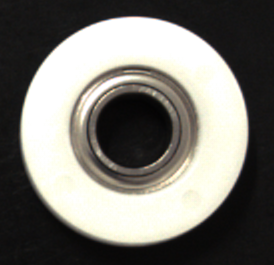
#> input picture images/M1_1724806382.png, 274 x 265 px
$ python -i image_matching.py   (imports and definitions only)
#> lines starting #> are read from the running program, lines starting #| are printed output that depends on the picture; after the words box and inside, x2 and y2 are one past the last pixel; in counts of white or black regions, pixels touching at a corner belong together
import os
import cv2
import numpy as np
from matplotlib import pyplot as plt
from skimage.metrics import structural_similarity as ssim
from PIL import Image, ImageDraw, ImageOps
import math
import json


def extract_objects(image, model_shape="rectangle"):
    blurred = cv2.GaussianBlur(image, (5, 5), 0)
    thresh = cv2.adaptiveThreshold(blurred, 255, cv2.ADAPTIVE_THRESH_GAUSSIAN_C,
                                   cv2.THRESH_BINARY, 11, 2)
    edged = cv2.Canny(thresh, 50, 150)
    contours, _ = cv2.findContours(edged, cv2.RETR_EXTERNAL, cv2.CHAIN_APPROX_SIMPLE)

    objects = []
    for cnt in contours:
        x, y, w, h = cv2.boundingRect(cnt)
        if w == 0 or h == 0:
            continue

        obj = None
        if model_shape == "rectangle":
            obj = image[y:y + h, x:x + w]  # Rectangle extraction
        elif model_shape == "circle":
            obj = image[y:y + h, x:x + w]
        elif model_shape == "ring":
            obj = extract_ring_object(image, x, y, w, h)  # Ring extraction

        if obj is not None:
            M = cv2.moments(cnt)
            if M["m00"] != 0:
                cx = int(M["m10"] / M["m00"])
                cy = int(M["m01"] / M["m00"])
            else:
                cx, cy = x + w // 2, y + h // 2

            objects.append((obj, (x, y, w, h), (cx, cy), cnt))

    return objects


# [253 lines left out: functions extract_ring_object, non_max_suppression, sort_objects_by_order, find_and_match_object, adjust_box_position, move_box_to_best_position and 2 more, not called in this run]


def has_white_under_box(image_array, px, py, half_box_size):
    box = image_array[py - half_box_size:py + half_box_size, px - half_box_size:px + half_box_size]
    return np.any(box == 255)


# [227 lines left out: functions calculate_and_display_matches, convert_to_binary, draw_detected_object_boxes, is_box_overlapping_with_others, align_to_nearest_angle, calculate_angle and 1 more, not called in this run]

>>> import cv2
>>> picture = cv2.imread('../images/M1_1724806382.png', cv2.IMREAD_GRAYSCALE)
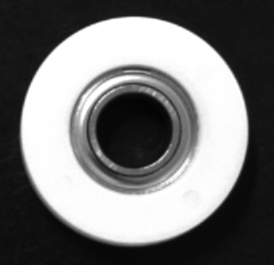
#> picture: shape (265, 274); min 3, max 255, mean 118.3
>>> result = extract_objects(picture)
#> in extract_objects, `thresh = cv2.adaptiveThreshold(blurred, 255, cv2.ADAPTIVE_THRESH_GAUSS..`:
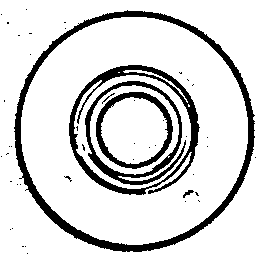
#> thresh: shape (265, 274); 85.8% white; 47 black regions (41 under 20 px), largest, box (x1, y1, x2, y2) and area: (14, 10, 255, 252) 4716, (69, 65, 200, 195) 2605, (85, 81, 186, 185) 1598, (96, 92, 173, 169) 1222, (183, 190, 194, 198) 37, (102, 93, 115, 104) 21
#> in extract_objects, `edged = cv2.Canny(thresh, 50, 150)`:
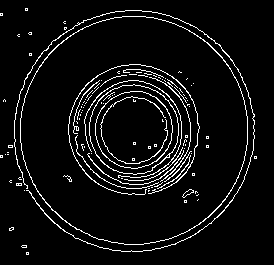
#> edged: shape (265, 274); 5.9% white in thin lines or dots, all inside (x1, y1, x2, y2) = (0, 8, 257, 255)
#> in extract_objects, `contours, _ = cv2.findContours(edged, cv2.RETR_EXTERNAL, cv2.CHAIN_APP..`: contours = 23 contours, 21 with area under 20; largest, box (x1, y1, x2, y2) and area: (20, 16, 248, 245) 40782, (14, 10, 255, 252) 101
#> the loop in extract_objects, `for cnt in contours:` made 23 passes
#> (cnt, x, y, w, h, obj, cx, cy) on passes 1, 8, 9, 10, 12: ([[26, 252], [26, 254], [28, 254], [28, 252]], 26, 252, 3, 3, [[15, 15, 14], [13, 13, 14], [14, 13, 15]], 27, 253), ([[254, 156], [254, 158], [256, 158], [256, 156]], 254, 156, 3, 3, [[12, 12, 14], [11, 11, 13], [12, 11, 14]], 255, 157), ([[0, 155], [0, 157], [2, 157], [2, 155]], 0, 155, 3, 3, [[15, 15, 17], [15, 16, 17], [15, 17, 17]], 1, 156), ([[7, 154], [8, 154]], 7, 154, 2, 1, [[17, 18]], 8, 154), ([[7, 152], [8, 152]], 7, 152, 2, 1, [[17, 18]], 8, 152)
#> (x, y, w, h, obj, cx, cy) on passes 4, 6, 7, 11, 14, 16: (24, 190, 1, 1, [16], 24, 190), (9, 180, 3, 3, [[17, 15, 15], [16, 14, 13], [17, 15, 14]], 10, 181), (18, 177, 4, 3, [[20, 19, 18, 16], [18, 18, 17, 17], [18, 18, 18, 19]], 20, 178), (5, 154, 1, 1, [16], 5, 154), (3, 99, 3, 3, [[17, 17, 18], [17, 17, 17], [17, 16, 17]], 4, 100), (17, 34, 3, 3, [[17, 17, 18], [18, 17, 17], [20, 19, 18]], 18, 35)
#> after the loop in extract_objects, `for cnt in contours:`: objects = 23 items
#> result = 23 items

$ run again, on images/M4_1724810147.png
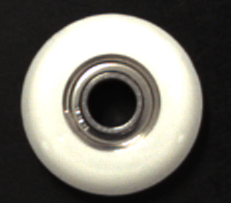
#> input picture images/M4_1724810147.png, 231 x 203 px
#> in extract_objects, `thresh = cv2.adaptiveThreshold(blurred, 255, cv2.ADAPTIVE_THRESH_GAUSS..`:
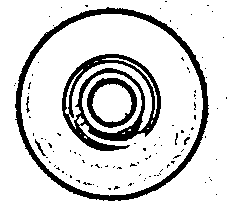
#> thresh: shape (203, 231); 84.1% white; 102 black regions (95 under 20 px), largest, box (x1, y1, x2, y2) and area: (15, 7, 209, 201) 3296, (62, 54, 161, 151) 2962, (87, 78, 137, 128) 776
#> in extract_objects, `edged = cv2.Canny(thresh, 50, 150)`:
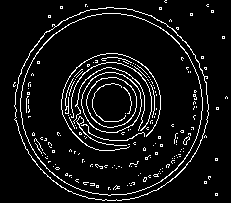
#> edged: shape (203, 231); 7.5% white in thin lines or dots
#> contours = 23 contours, 22 with area under 20; largest, box (x1, y1, x2, y2) and area: (14, 7, 209, 201) 29198
#> the loop in extract_objects, `for cnt in contours:` made 23 passes
#> (cnt, x, y, w, h, obj, cx, cy) on passes 1, 2, 4: ([[215, 193], [215, 195], [217, 195], [217, 193]], 215, 193, 3, 3, [[15, 14, 14], [14, 13, 14], [14, 14, 14]], 216, 194), ([[204, 181], [204, 183], [206, 183], [206, 181]], 204, 181, 3, 3, [[16, 15, 16], [16, 14, 15], [16, 14, 15]], 205, 182), ([[215, 158], [215, 160], [217, 160], [217, 158]], 215, 158, 3, 3, [[14, 13, 14], [13, 13, 13], [14, 13, 13]], 216, 159)
#> after the loop in extract_objects, `for cnt in contours:`: objects = 23 items

$ run again, on images/N2_1724821608.png
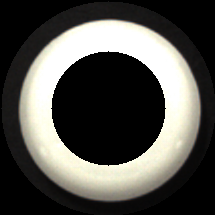
#> input picture images/N2_1724821608.png, 215 x 215 px
#> in extract_objects, `thresh = cv2.adaptiveThreshold(blurred, 255, cv2.ADAPTIVE_THRESH_GAUSS..`:
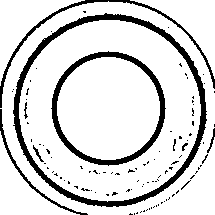
#> thresh: shape (215, 215); 84.9% white; 104 black regions (95 under 20 px), largest, box (x1, y1, x2, y2) and area: (13, 13, 207, 207) 3297, (51, 51, 166, 166) 1847, (0, 0, 215, 108) 883
#> in extract_objects, `edged = cv2.Canny(thresh, 50, 150)`:
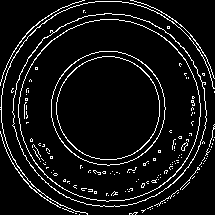
#> edged: shape (215, 215); 7.6% white in thin lines or dots
#> contours = 45 contours, 41 with area under 20; largest, box (x1, y1, x2, y2) and area: (12, 13, 207, 207) 29199, (0, 1, 215, 215) 48, (0, 0, 85, 86) 24, (0, 131, 61, 208) 22
#> the loop in extract_objects, `for cnt in contours:` made 45 passes
#> (cnt, x, y, w, h, obj, cx, cy) on passes 2, 11, 13: ([[75, 213], [76, 213]], 75, 213, 2, 1, [[0, 0]], 76, 213), ([[164, 202], [165, 202]], 164, 202, 2, 1, [[0, 0]], 165, 202), ([[174, 195], [173, 196]], 173, 195, 2, 2, [[0, 0], [0, 0]], 174, 196)
#> after the loop in extract_objects, `for cnt in contours:`: objects = 45 items
